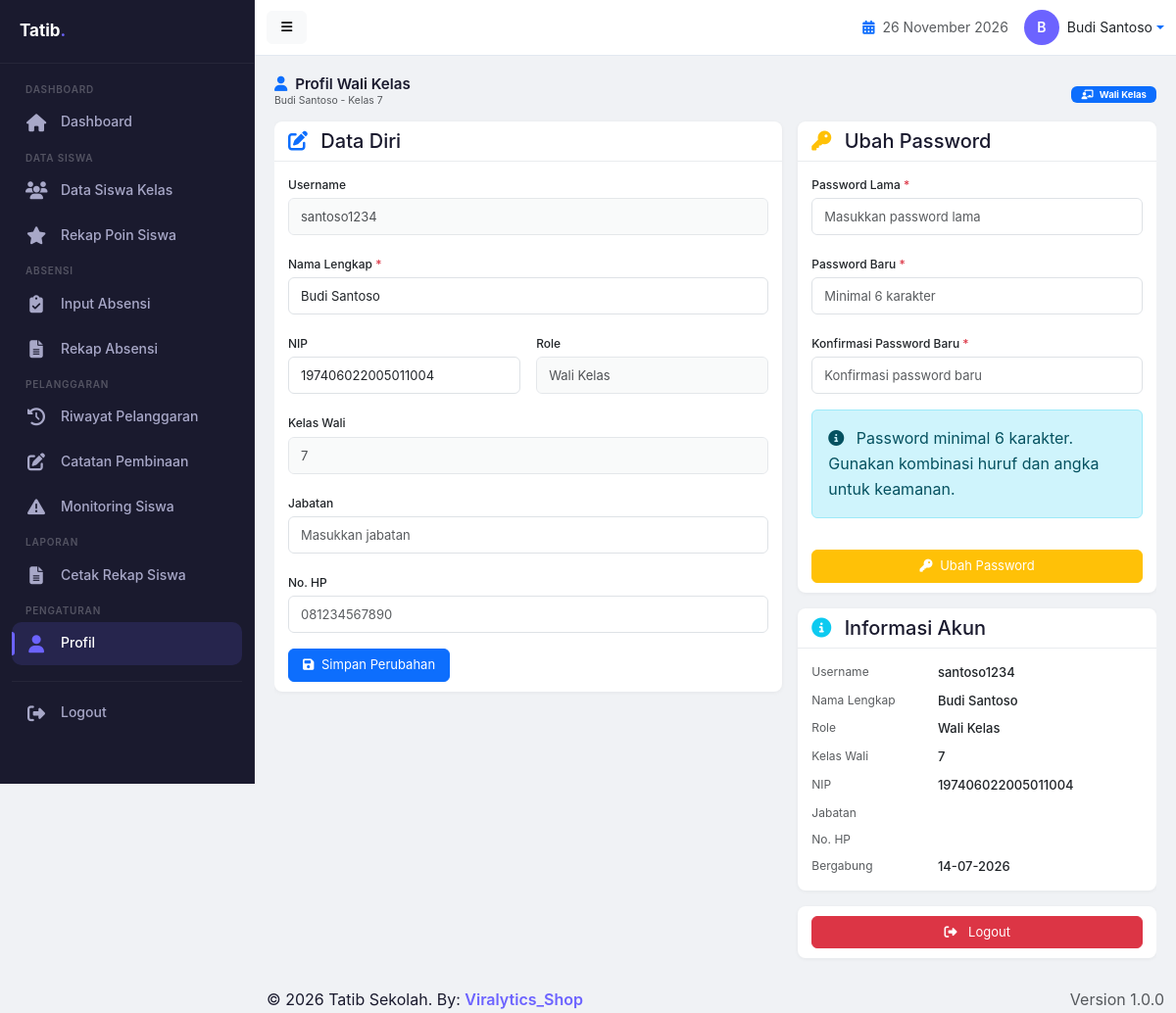
Page /walikelas/profil_walikelas.php (signed in) on the committed database.
### tables this page shows
CREATE TABLE `users` (
  `id` int(11) NOT NULL,
  `username` varchar(50) NOT NULL,
  `password` varchar(255) NOT NULL,
  `nama_lengkap` varchar(100) NOT NULL,
  `nip` varchar(20) DEFAULT NULL,
  `role` enum('admin','guru','bk','walikelas') DEFAULT 'guru',
  `jabatan` varchar(50) DEFAULT NULL,
  `no_hp` varchar(15) DEFAULT NULL,
  `foto` varchar(100) DEFAULT NULL,
  `is_piket` tinyint(1) DEFAULT '0',
  `is_bk` tinyint(1) DEFAULT '0',
  `is_walikelas` tinyint(1) DEFAULT '0',
  `created_at` timestamp NOT NULL DEFAULT CURRENT_TIMESTAMP
);

CREATE TABLE `kelas` (
  `id` int(11) NOT NULL,
  `nama_kelas` varchar(20) NOT NULL,
  `tingkat` varchar(10) DEFAULT NULL,
  `jurusan` varchar(20) DEFAULT NULL,
  `wali_kelas_id` int(11) DEFAULT NULL,
  `tahun_ajaran` varchar(20) DEFAULT NULL,
  `created_at` timestamp NOT NULL DEFAULT CURRENT_TIMESTAMP
);

### includes/config.php (called while the page is built, shortened)
<?php
require_once APP_PATH . 'includes/db.php';
function isLoggedIn() {
    return isset($_SESSION['user_id']) && isset($_SESSION['username']);
}
function checkLogin() {
    $user = getCurrentUser();
    return true;
}
function getCurrentUser() {
    if (isLoggedIn()) {
        $conn = getDB();
        $id = (int)$_SESSION['user_id'];
        $query = "SELECT * FROM users WHERE id = $id";
        $result = $conn->query($query);
        if ($result && $result->num_rows > 0) {
            return $result->fetch_assoc();
        }
    }
    return null;
}
?>

### includes/db.php (called while the page is built, shortened)
<?php
function getDB() {
    try {
        $conn = new mysqli(DB_HOST, DB_USER, DB_PASS, DB_NAME);
        return $conn;
    } catch (Exception $e) {
        die("Database connection error: " . $e->getMessage());
    }
}
function query($sql) {
    $conn = getDB();
    return $conn->query($sql);
}
function getRow($sql) {
    $result = query($sql);
    return $result->fetch_assoc();
}
?>

### walikelas/profil_walikelas.php (the view, shortened to what this page needs)
<?php
include '../includes/config.php';
checkLogin();
$user = getCurrentUser();
$kelas_wali = getRow("SELECT * FROM kelas WHERE wali_kelas_id = " . $user['id']);
$nama_kelas = $kelas_wali ? $kelas_wali['nama_kelas'] : 'Belum ditentukan';
include '../includes/header_walikelas.php';
?>
<div class="dashboard-container">
    <div class="dashboard-header">
        <div>
            <h4 class="dashboard-title">
                <i class="fas fa-user text-primary me-1"></i> Profil Wali Kelas
            </h4>
            <small class="text-muted dashboard-subtitle">
                <?= htmlspecialchars($user['nama_lengkap'] ?? 'Wali Kelas') ?> - Kelas <?= htmlspecialchars($nama_kelas) ?>
            </small>
        </div>
        <div>
            <span class="badge bg-primary">
                <i class="fas fa-chalkboard-teacher me-1"></i> Wali Kelas
            </span>
        </div>
    </div>
    <div class="row g-3">
        <div class="col-md-7">
            <div class="card">
                <div class="card-header">
                    <h5 class="card-title mb-0">
                        <i class="fas fa-edit text-primary me-2"></i> Data Diri
                    </h5>
                </div>
                <div class="card-body">
                    <form method="POST" action="">
                        <div class="row g-3">
                            <div class="col-12">
                                <label class="form-label">Username</label>
                                <input type="text" class="form-control" value="<?= htmlspecialchars($user['username']) ?>" disabled readonly>
                            </div>
                            <div class="col-12">
                                <label class="form-label">Nama Lengkap <span class="text-danger">*</span></label>
                                <input type="text" class="form-control" name="nama_lengkap"
                                       value="<?= htmlspecialchars($user['nama_lengkap']) ?>" required>
                            </div>
                            <div class="col-md-6">
                                <label class="form-label">NIP</label>
                                <input type="text" class="form-control" name="nip"
                                       value="<?= htmlspecialchars($user['nip'] ?? '') ?>">
                            </div>
                            <div class="col-md-6">
                                <label class="form-label">Role</label>
                                <input type="text" class="form-control" value="Wali Kelas" disabled readonly>
                            </div>
                            <div class="col-12">
                                <label class="form-label">Kelas Wali</label>
                                <input type="text" class="form-control" value="<?= htmlspecialchars($nama_kelas) ?>" disabled readonly>
                            </div>
                            <div class="col-12">
                                <label class="form-label">Jabatan</label>
                                <input type="text" class="form-control" name="jabatan"
                                       value="<?= htmlspecialchars($user['jabatan'] ?? '') ?>"
                                       placeholder="Masukkan jabatan">
                            </div>
                            <div class="col-12">
                                <label class="form-label">No. HP</label>
                                <input type="text" class="form-control" name="no_hp"
                                       value="<?= htmlspecialchars($user['no_hp'] ?? '') ?>"
                                       placeholder="081234567890">
                            </div>
                            <div class="col-12">
                                <button type="submit" class="btn btn-primary">
                                    <i class="fas fa-save me-1"></i> Simpan Perubahan
                                </button>
                            </div>
                        </div>
                    </form>
                </div>
            </div>
        </div>
        <div class="col-md-5">
            <div class="card">
                <div class="card-header">
                    <h5 class="card-title mb-0">
                        <i class="fas fa-key text-warning me-2"></i> Ubah Password
                    </h5>
                </div>
                <div class="card-body">
                    <form method="POST" action="">
                        <div class="row g-3">
                            <div class="col-12">
                                <label class="form-label">Password Lama <span class="text-danger">*</span></label>
                                <input type="password" class="form-control" name="old_password"
                                       placeholder="Masukkan password lama" required>
                            </div>
                            <div class="col-12">
                                <label class="form-label">Password Baru <span class="text-danger">*</span></label>
                                <input type="password" class="form-control" name="new_password"
                                       placeholder="Minimal 6 karakter" required>
                            </div>
                            <div class="col-12">
                                <label class="form-label">Konfirmasi Password Baru <span class="text-danger">*</span></label>
                                <input type="password" class="form-control" name="confirm_password"
                                       placeholder="Konfirmasi password baru" required>
                            </div>
                            <div class="col-12">
                                <div class="alert alert-info">
                                    <i class="fas fa-info-circle me-2"></i>
                                    Password minimal 6 karakter.
                                    Gunakan kombinasi huruf dan angka untuk keamanan.
                                </div>
                            </div>
                            <div class="col-12">
                                <button type="submit" class="btn btn-warning w-100">
                                    <i class="fas fa-key me-1"></i> Ubah Password
                                </button>
                            </div>
                        </div>
                    </form>
                </div>
            </div>
            <div class="card mt-3">
                <div class="card-header">
                    <h5 class="card-title mb-0">
                        <i class="fas fa-info-circle text-info me-2"></i> Informasi Akun
                    </h5>
                </div>
                <div class="card-body">
                    <table class="table table-sm table-borderless mb-0">
                        <tr>
                            <td class="text-muted" style="font-size:12px;">Username</td>
                            <td style="font-size:13px; font-weight:500;"><?= htmlspecialchars($user['username']) ?></td>
                        </tr>
                        <tr>
                            <td class="text-muted" style="font-size:12px;">Nama Lengkap</td>
                            <td style="font-size:13px; font-weight:500;"><?= htmlspecialchars($user['nama_lengkap']) ?></td>
                        </tr>
                        <tr>
                            <td class="text-muted" style="font-size:12px;">Role</td>
                            <td style="font-size:13px; font-weight:500;">Wali Kelas</td>
                        </tr>
                        <tr>
                            <td class="text-muted" style="font-size:12px;">Kelas Wali</td>
                            <td style="font-size:13px; font-weight:500;"><?= htmlspecialchars($nama_kelas) ?></td>
                        </tr>
                        <tr>
                            <td class="text-muted" style="font-size:12px;">NIP</td>
                            <td style="font-size:13px; font-weight:500;"><?= htmlspecialchars($user['nip'] ?? '-') ?></td>
                        </tr>
                        <tr>
                            <td class="text-muted" style="font-size:12px;">Jabatan</td>
                            <td style="font-size:13px; font-weight:500;"><?= htmlspecialchars($user['jabatan'] ?? '-') ?></td>
                        </tr>
                        <tr>
                            <td class="text-muted" style="font-size:12px;">No. HP</td>
                            <td style="font-size:13px; font-weight:500;"><?= htmlspecialchars($user['no_hp'] ?? '-') ?></td>
                        </tr>
                        <tr>
                            <td class="text-muted" style="font-size:12px;">Bergabung</td>
                            <td style="font-size:13px; font-weight:500;"><?= date('d-m-Y', strtotime($user['created_at'])) ?></td>
                        </tr>
                    </table>
                </div>
            </div>
            <div class="card mt-3">
                <div class="card-body">
                    <a href="<?= APP_URL ?>logout.php" class="btn btn-danger w-100" onclick="return confirm('Yakin ingin logout?')">
                        <i class="fas fa-sign-out-alt me-2"></i> Logout
                    </a>
                </div>
            </div>
        </div>
    </div>
</div>
<?php include '../includes/footer.php'; ?>

### includes/header_walikelas.php (shortened to what this page needs)
<?php
$user = getCurrentUser();
?>
<!DOCTYPE html>
<html lang="id">
<head>
    <link href="https://cdn.jsdelivr.net/npm/bootstrap@5.3.0/dist/css/bootstrap.min.css" rel="stylesheet">
    <link href="https://cdnjs.cloudflare.com/ajax/libs/font-awesome/6.4.0/css/all.min.css" rel="stylesheet">
</head>
<body>
    <div class="app-wrapper">
        <?php include APP_PATH . 'includes/sidebar_walikelas.php'; ?>
        <div class="main-content">
            <nav class="navbar navbar-custom">
                <div class="container-fluid">
                    <div class="d-flex align-items-center">
                        <button class="btn btn-sm btn-light d-none d-md-block" onclick="toggleSidebarPC()">
                            <i class="fas fa-bars"></i>
                        </button>
                    </div>
                    <div class="d-flex align-items-center ms-auto">
                        <span class="me-3 d-none d-sm-inline text-muted" style="font-size:14px;">
                            <i class="fas fa-calendar-alt text-primary me-1"></i>
                            <?= date('d F Y') ?>
                        </span>
                        <div class="dropdown">
                            <a href="#" class="d-flex align-items-center text-decoration-none dropdown-toggle" data-bs-toggle="dropdown">
                                <div class="avatar-circle">
                                    <?= strtoupper(substr($user['nama_lengkap'] ?? 'U', 0, 1)) ?>
                                </div>
                                <span class="ms-2 d-none d-md-inline text-dark" style="font-size:14px;">
                                    <?= $user['nama_lengkap'] ?? 'User' ?>
                                </span>
                            </a>
                        </div>
                    </div>
                </div>
            </nav>
            <div class="content-wrapper">

### includes/sidebar_walikelas.php (style rules this page uses)
:root { --primary: #6C63FF; --sidebar-bg: #1A1A2E; --sidebar-text: #A8A8C8; --sidebar-hover: rgba(108, 99, 255, 0.1); --sidebar-active: rgba(108, 99, 255, 0.15); --sidebar-border: rgba(255,255,255,0.05); --sidebar-width: 260px; --body-bg: #F0F2F5; --dark: #1A1A2E; --gray-light: #E2E8F0; }
* { margin: 0; padding: 0; box-sizing: border-box; }
body { font-family: -apple-system, BlinkMacSystemFont, 'Segoe UI', Roboto, 'Helvetica Neue', Arial, sans-serif; background: var(--body-bg); color: var(--dark); line-height: 1.6; overflow-x: hidden; }
.app-wrapper { display: flex; min-height: 100vh; }
.main-content { margin-left: var(--sidebar-width); flex: 1; min-height: 100vh; display: flex; flex-direction: column; background: var(--body-bg); }
.navbar-custom { background: #fff; border-bottom: 1px solid var(--gray-light); padding: 10px 0; flex-shrink: 0; }
.navbar-custom .avatar-circle { width: 36px; height: 36px; border-radius: 50%; background: var(--primary); color: #fff; display: flex; align-items: center; justify-content: center; font-weight: 600; font-size: 14px; }
.content-wrapper { flex: 1; padding: 20px; background: var(--body-bg); }
@media (min-width: 769px) { .main-content { margin-left: var(--sidebar-width) !important; } }

### walikelas/profil_walikelas.php (style rules this page uses)
.dashboard-container { padding: 0 !important; max-width: 100%; overflow-x: hidden; }
.dashboard-header { display: flex; justify-content: space-between; align-items: center; flex-wrap: wrap; margin-bottom: 12px; gap: 6px; }
.dashboard-title { font-size: 0.95rem; margin-bottom: 0; font-weight: 600; }
.dashboard-subtitle { font-size: 0.65rem; color: #6c757d; display: block; }
.dashboard-header .badge { font-size: 0.6rem !important; padding: 4px 10px !important; }
.card { border: none; border-radius: 8px; box-shadow: 0 1px 4px rgba(0,0,0,0.05); margin-bottom: 10px; background: #fff; overflow: hidden; }
.card-header { background: transparent; border-bottom: 1px solid #e9ecef; padding: 8px 14px; font-weight: 600; font-size: 0.75rem; display: flex; align-items: center; flex-wrap: wrap; gap: 6px; color: #1A1A2E; }
.card-body { padding: 10px 14px; }
.form-control { font-size: 13px !important; height: 38px !important; border-radius: 6px !important; }
.form-control:disabled, .form-control[readonly] { background-color: #f8f9fa; opacity: 0.8; }
.form-label { font-size: 12px !important; margin-bottom: 4px !important; font-weight: 500; }
.btn { font-size: 13px !important; padding: 6px 14px !important; border-radius: 6px !important; }
.btn-warning { color: #fff; }
.table-sm td { padding: 4px 0 !important; }
@media (min-width: 768px) { .form-control { font-size: 13px !important; height: 38px !important; } }

### rows in the picture
users: nama_lengkap "B", nama_lengkap "Budi Santoso", username "santoso1234", nip "197406022005011004", created_at "14-07-2026"
kelas: nama_kelas "7"

### other values in the picture
APP_NAME "Tatib Sekolah"
APP_VERSION "1.0.0"
